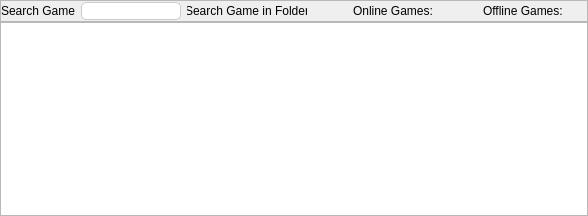
            <widget class="QWidget" name="Page_AllGame">
             <layout class="QVBoxLayout" name="verticalLayout_3">
              <property name="spacing">
               <number>0</number>
              </property>
              <property name="leftMargin">
               <number>0</number>
              </property>
              <property name="topMargin">
               <number>0</number>
              </property>
              <property name="rightMargin">
               <number>0</number>
              </property>
              <property name="bottomMargin">
               <number>0</number>
              </property>
              <item>
               <widget class="QFrame" name="frame_2">
                <property name="minimumSize">
                 <size>
                  <width>50</width>
                  <height>0</height>
                 </size>
                </property>
                <property name="frameShape">
                 <enum>QFrame::StyledPanel</enum>
                </property>
                <property name="frameShadow">
                 <enum>QFrame::Raised</enum>
                </property>
                <layout class="QHBoxLayout" name="horizontalLayout_9">
                 <property name="spacing">
                  <number>6</number>
                 </property>
                 <property name="leftMargin">
                  <number>0</number>
                 </property>
                 <property name="topMargin">
                  <number>0</number>
                 </property>
                 <property name="rightMargin">
                  <number>0</number>
                 </property>
                 <property name="bottomMargin">
                  <number>0</number>
                 </property>
                 <item>
                  <widget class="QLabel" name="label_6">
                   <property name="maximumSize">
                    <size>
                     <width>80</width>
                     <height>16777215</height>
                    </size>
                   </property>
                   <property name="text">
                    <string>Search Game</string>
                   </property>
                  </widget>
                 </item>
                 <item>
                  <widget class="QLineEdit" name="searchgame">
                   <property name="minimumSize">
                    <size>
                     <width>100</width>
                     <height>0</height>
                    </size>
                   </property>
                   <property name="maximumSize">
                    <size>
                     <width>100</width>
                     <height>16777215</height>
                    </size>
                   </property>
                   <property name="styleSheet">
                    <string notr="true">border-radius: 5px;
border: 1px solid #ccc;
qproperty-alignment: AlignCenter;</string>
                   </property>
                  </widget>
                 </item>
                 <item>
                  <widget class="QPushButton" name="pushButton_10">
                   <property name="minimumSize">
                    <size>
                     <width>120</width>
                     <height>0</height>
                    </size>
                   </property>
                   <property name="maximumSize">
                    <size>
                     <width>50</width>
                     <height>16777215</height>
                    </size>
                   </property>
                   <property name="styleSheet">
                    <string notr="true">border-radius: 5px;</string>
                   </property>
                   <property name="text">
                    <string>Search Game in Folder</string>
                   </property>
                  </widget>
                 </item>
                 <item>
                  <spacer name="horizontalSpacer_2">
                   <property name="orientation">
                    <enum>Qt::Horizontal</enum>
                   </property>
                   <property name="sizeHint" stdset="0">
                    <size>
                     <width>40</width>
                     <height>20</height>
                    </size>
                   </property>
                  </spacer>
                 </item>
                 <item>
                  <widget class="QLabel" name="lbgameonline">
                   <property name="text">
                    <string>Online Games: </string>
                   </property>
                  </widget>
                 </item>
                 <item>
                  <spacer name="horizontalSpacer">
                   <property name="orientation">
                    <enum>Qt::Horizontal</enum>
                   </property>
                   <property name="sizeHint" stdset="0">
                    <size>
                     <width>40</width>
                     <height>20</height>
                    </size>
                   </property>
                  </spacer>
                 </item>
                 <item>
                  <widget class="QLabel" name="lbgameoff">
                   <property name="text">
                    <string>Offline Games: </string>
                   </property>
                  </widget>
                 </item>
                 <item>
                  <spacer name="horizontalSpacer_4">
                   <property name="orientation">
                    <enum>Qt::Horizontal</enum>
                   </property>
                   <property name="sizeHint" stdset="0">
                    <size>
                     <width>20</width>
                     <height>20</height>
                    </size>
                   </property>
                  </spacer>
                 </item>
                </layout>
               </widget>
              </item>
              <item>
               <widget class="QFrame" name="frame_3">
                <property name="frameShape">
                 <enum>QFrame::StyledPanel</enum>
                </property>
                <property name="frameShadow">
                 <enum>QFrame::Raised</enum>
                </property>
                <layout class="QVBoxLayout" name="verticalLayout_13">
                 <property name="leftMargin">
                  <number>0</number>
                 </property>
                 <property name="topMargin">
                  <number>0</number>
                 </property>
                 <property name="rightMargin">
                  <number>0</number>
                 </property>
                 <property name="bottomMargin">
                  <number>0</number>
                 </property>
                 <item>
                  <widget class="QTableView" name="tableallgame">
                   <property name="styleSheet">
                    <string notr="true">QHeaderView::section {
	background-color: rgb(0, 0, 0);
    border: none;
    height: 32px;
}
QTableView{
            border: 1px solid white;
        }
      </string>
                   </property>
                  </widget>
                 </item>
                </layout>
               </widget>
              </item>
             </layout>
            </widget>
